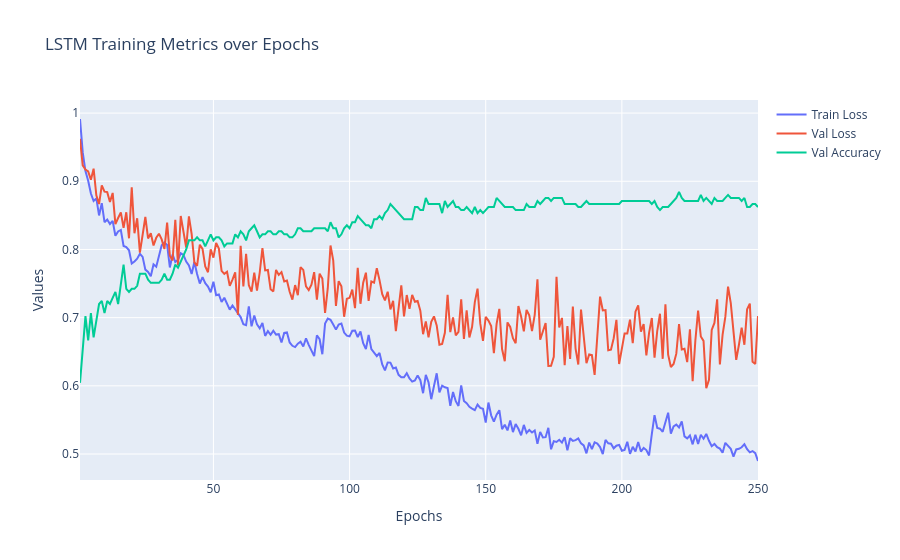

Notebook code cell kept with this figure:
### Code cell
epochs = logs["epochs"]
train_loss = logs["train_loss"]
val_loss = logs["val_loss"]
val_acc = logs["val_acc"]

fig = go.Figure()
fig.add_trace(go.Scatter(x=epochs, y=train_loss, mode="lines", name="Train Loss"))
fig.add_trace(go.Scatter(x=epochs, y=val_loss, mode="lines", name="Val Loss"))
fig.add_trace(go.Scatter(x=epochs, y=val_acc, mode="lines", name="Val Accuracy"))

fig.update_layout(
    title="LSTM Training Metrics over Epochs",
    xaxis_title="Epochs",
    yaxis_title="Values",
    hovermode="x unified"
)

fig.show()

### Figure 1 — Plotly figure (JSON) as saved in the notebook; plotly's stock layout.template omitted (floating-point values rounded to 4 significant figures; data arrays with more than 128 entries replaced by an {"elided": "..."} marker saying what was removed)
{"data": [{"mode": "lines", "name": "Train Loss", "type": "scatter", "x": {"elided": "250 int values"}, "y": {"elided": "250 float values"}}, {"mode": "lines", "name": "Val Loss", "type": "scatter", "x": {"elided": "250 int values"}, "y": {"elided": "250 float values"}}, {"mode": "lines", "name": "Val Accuracy", "type": "scatter", "x": {"elided": "250 int values"}, "y": {"elided": "250 float values"}}], "layout": {"hovermode": "x unified", "title": {"text": "LSTM Training Metrics over Epochs"}, "xaxis": {"title": {"text": "Epochs"}}, "yaxis": {"title": {"text": "Values"}}}}
